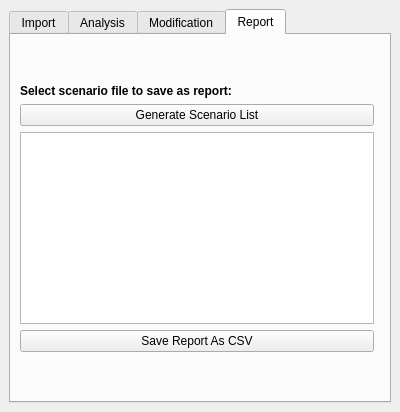
<?xml version="1.0" encoding="UTF-8"?>
<ui version="4.0">
 <class>SpatialDecisionDockWidgetBase</class>
 <widget class="QDockWidget" name="SpatialDecisionDockWidgetBase">
  <property name="geometry">
   <rect>
    <x>0</x>
    <y>0</y>
    <width>400</width>
    <height>412</height>
   </rect>
  </property>
  <property name="sizePolicy">
   <sizepolicy hsizetype="Preferred" vsizetype="Preferred">
    <horstretch>0</horstretch>
    <verstretch>0</verstretch>
   </sizepolicy>
  </property>
  <property name="minimumSize">
   <size>
    <width>400</width>
    <height>412</height>
   </size>
  </property>
  <property name="maximumSize">
   <size>
    <width>500</width>
    <height>500</height>
   </size>
  </property>
  <property name="layoutDirection">
   <enum>Qt::LeftToRight</enum>
  </property>
  <property name="windowTitle">
   <string>Public Transit Stop Calculator</string>
  </property>
  <widget class="QWidget" name="dockWidgetContents">
   <layout class="QVBoxLayout" name="verticalLayout_5">
    <item>
     <widget class="QTabWidget" name="layout">
      <property name="sizePolicy">
       <sizepolicy hsizetype="Maximum" vsizetype="Minimum">
        <horstretch>0</horstretch>
        <verstretch>0</verstretch>
       </sizepolicy>
      </property>
      <property name="maximumSize">
       <size>
        <width>16777215</width>
        <height>500</height>
       </size>
      </property>
      <property name="currentIndex">
       <number>3</number>
      </property>
      <property name="iconSize">
       <size>
        <width>16</width>
        <height>16</height>
       </size>
      </property>
      <property name="usesScrollButtons">
       <bool>true</bool>
      </property>
      <widget class="QWidget" name="importDataTab">
       <attribute name="title">
        <string>Import</string>
       </attribute>
       <layout class="QVBoxLayout" name="verticalLayout">
        <item>
         <layout class="QGridLayout" name="gridLayout">
          <item row="2" column="0">
           <widget class="QPushButton" name="importData">
            <property name="enabled">
             <bool>true</bool>
            </property>
            <property name="sizePolicy">
             <sizepolicy hsizetype="Minimum" vsizetype="Fixed">
              <horstretch>0</horstretch>
              <verstretch>0</verstretch>
             </sizepolicy>
            </property>
            <property name="layoutDirection">
             <enum>Qt::LeftToRight</enum>
            </property>
            <property name="text">
             <string>Import Data</string>
            </property>
           </widget>
          </item>
          <item row="5" column="0">
           <widget class="QPushButton" name="zoomToAOI">
            <property name="sizePolicy">
             <sizepolicy hsizetype="Minimum" vsizetype="Fixed">
              <horstretch>0</horstretch>
              <verstretch>0</verstretch>
             </sizepolicy>
            </property>
            <property name="text">
             <string>Zoom To AOI</string>
            </property>
           </widget>
          </item>
          <item row="1" column="0">
           <widget class="QLineEdit" name="templateFolderDirectory">
            <property name="enabled">
             <bool>true</bool>
            </property>
            <property name="sizePolicy">
             <sizepolicy hsizetype="Minimum" vsizetype="Fixed">
              <horstretch>0</horstretch>
              <verstretch>0</verstretch>
             </sizepolicy>
            </property>
            <property name="minimumSize">
             <size>
              <width>200</width>
              <height>0</height>
             </size>
            </property>
            <property name="maximumSize">
             <size>
              <width>1000000</width>
              <height>16777215</height>
             </size>
            </property>
            <property name="inputMask">
             <string/>
            </property>
            <property name="text">
             <string/>
            </property>
            <property name="frame">
             <bool>true</bool>
            </property>
            <property name="alignment">
             <set>Qt::AlignLeading|Qt::AlignLeft|Qt::AlignVCenter</set>
            </property>
            <property name="dragEnabled">
             <bool>true</bool>
            </property>
           </widget>
          </item>
          <item row="0" column="0">
           <widget class="QPushButton" name="openTemplateFolder">
            <property name="text">
             <string>Choose Transport Data Directory</string>
            </property>
           </widget>
          </item>
          <item row="0" column="1" rowspan="6">
           <widget class="QTextBrowser" name="textBrowser">
            <property name="html">
             <string>&lt;!DOCTYPE HTML PUBLIC &quot;-//W3C//DTD HTML 4.0//EN&quot; &quot;http://www.w3.org/TR/REC-html40/strict.dtd&quot;&gt;
&lt;html&gt;&lt;head&gt;&lt;meta name=&quot;qrichtext&quot; content=&quot;1&quot; /&gt;&lt;style type=&quot;text/css&quot;&gt;
p, li { white-space: pre-wrap; }
&lt;/style&gt;&lt;/head&gt;&lt;body style=&quot; font-family:'MS Shell Dlg 2'; font-size:8.25pt; font-weight:400; font-style:normal;&quot;&gt;
&lt;p style=&quot; margin-top:0px; margin-bottom:0px; margin-left:0px; margin-right:0px; -qt-block-indent:0; text-indent:0px;&quot;&gt;&lt;span style=&quot; font-family:'Al Bayan'; font-size:11pt;&quot;&gt;Choose the folder containing the transportation data. Click on 'Import Data' to load the datasets in that folder into the map. You can load a basemap as a reference using 'Toggle Basemap'. If you navigate outside the area of interest by mistake, you can return to it using the 'Zoom to AOI' tool.&lt;/span&gt;&lt;/p&gt;&lt;/body&gt;&lt;/html&gt;</string>
            </property>
           </widget>
          </item>
          <item row="4" column="0">
           <widget class="QPushButton" name="loadBasemap">
            <property name="enabled">
             <bool>true</bool>
            </property>
            <property name="sizePolicy">
             <sizepolicy hsizetype="Minimum" vsizetype="Fixed">
              <horstretch>0</horstretch>
              <verstretch>0</verstretch>
             </sizepolicy>
            </property>
            <property name="text">
             <string>Toggle Basemap</string>
            </property>
           </widget>
          </item>
          <item row="3" column="0">
           <spacer name="horizontalSpacer_2">
            <property name="orientation">
             <enum>Qt::Horizontal</enum>
            </property>
            <property name="sizeHint" stdset="0">
             <size>
              <width>40</width>
              <height>20</height>
             </size>
            </property>
           </spacer>
          </item>
         </layout>
        </item>
       </layout>
      </widget>
      <widget class="QWidget" name="analysisTab">
       <attribute name="title">
        <string>Analysis</string>
       </attribute>
       <layout class="QVBoxLayout" name="verticalLayout_2">
        <item>
         <layout class="QGridLayout" name="gridLayout_2">
          <item row="1" column="0">
           <widget class="QCheckBox" name="landUseCheckBox">
            <property name="text">
             <string>Land Use</string>
            </property>
            <property name="checkable">
             <bool>true</bool>
            </property>
            <property name="checked">
             <bool>false</bool>
            </property>
           </widget>
          </item>
          <item row="11" column="0">
           <widget class="QPushButton" name="computeScenario">
            <property name="enabled">
             <bool>true</bool>
            </property>
            <property name="sizePolicy">
             <sizepolicy hsizetype="Minimum" vsizetype="Fixed">
              <horstretch>0</horstretch>
              <verstretch>0</verstretch>
             </sizepolicy>
            </property>
            <property name="maximumSize">
             <size>
              <width>16777215</width>
              <height>16777215</height>
             </size>
            </property>
            <property name="text">
             <string>Compute Scenario</string>
            </property>
           </widget>
          </item>
          <item row="7" column="0">
           <widget class="QCheckBox" name="modalShareCheckBox">
            <property name="text">
             <string>Current Transport Modal Share</string>
            </property>
           </widget>
          </item>
          <item row="3" column="0">
           <widget class="QCheckBox" name="popDensityCheckBox">
            <property name="text">
             <string>Population Density</string>
            </property>
           </widget>
          </item>
          <item row="5" column="0">
           <widget class="QCheckBox" name="accessibleAreaCheckBox">
            <property name="text">
             <string>Accessibility to Existing Public Transport</string>
            </property>
           </widget>
          </item>
          <item row="13" column="0">
           <widget class="QPushButton" name="saveScenario">
            <property name="text">
             <string>Save Scenario</string>
            </property>
           </widget>
          </item>
          <item row="2" column="0">
           <spacer name="horizontalSpacer_6">
            <property name="orientation">
             <enum>Qt::Horizontal</enum>
            </property>
            <property name="sizeHint" stdset="0">
             <size>
              <width>40</width>
              <height>20</height>
             </size>
            </property>
           </spacer>
          </item>
          <item row="10" column="0">
           <spacer name="horizontalSpacer_8">
            <property name="orientation">
             <enum>Qt::Horizontal</enum>
            </property>
            <property name="sizeHint" stdset="0">
             <size>
              <width>40</width>
              <height>20</height>
             </size>
            </property>
           </spacer>
          </item>
          <item row="0" column="1" rowspan="14">
           <widget class="QTextBrowser" name="textBrowser_2">
            <property name="html">
             <string>&lt;!DOCTYPE HTML PUBLIC &quot;-//W3C//DTD HTML 4.0//EN&quot; &quot;http://www.w3.org/TR/REC-html40/strict.dtd&quot;&gt;
&lt;html&gt;&lt;head&gt;&lt;meta name=&quot;qrichtext&quot; content=&quot;1&quot; /&gt;&lt;style type=&quot;text/css&quot;&gt;
p, li { white-space: pre-wrap; }
&lt;/style&gt;&lt;/head&gt;&lt;body style=&quot; font-family:'MS Shell Dlg 2'; font-size:8.25pt; font-weight:400; font-style:normal;&quot;&gt;
&lt;p style=&quot; margin-top:0px; margin-bottom:0px; margin-left:0px; margin-right:0px; -qt-block-indent:0; text-indent:0px;&quot;&gt;&lt;span style=&quot; font-family:'Al Bayan'; font-size:11pt;&quot;&gt;Choose factors to use in suitability analysis. You can choose any combination of factors. First, make a selection of factors, then click on 'Compute Scenario' to generate 'Suitability' values. You can save the results as a new layer by clicking on 'Save Scenario'.&lt;/span&gt;&lt;/p&gt;&lt;/body&gt;&lt;/html&gt;</string>
            </property>
           </widget>
          </item>
          <item row="8" column="0">
           <spacer name="horizontalSpacer_3">
            <property name="orientation">
             <enum>Qt::Horizontal</enum>
            </property>
            <property name="sizeHint" stdset="0">
             <size>
              <width>40</width>
              <height>20</height>
             </size>
            </property>
           </spacer>
          </item>
          <item row="4" column="0">
           <spacer name="horizontalSpacer_5">
            <property name="orientation">
             <enum>Qt::Horizontal</enum>
            </property>
            <property name="sizeHint" stdset="0">
             <size>
              <width>40</width>
              <height>20</height>
             </size>
            </property>
           </spacer>
          </item>
          <item row="6" column="0">
           <spacer name="horizontalSpacer_4">
            <property name="orientation">
             <enum>Qt::Horizontal</enum>
            </property>
            <property name="sizeHint" stdset="0">
             <size>
              <width>40</width>
              <height>10</height>
             </size>
            </property>
           </spacer>
          </item>
          <item row="0" column="0">
           <spacer name="horizontalSpacer_7">
            <property name="orientation">
             <enum>Qt::Horizontal</enum>
            </property>
            <property name="sizeHint" stdset="0">
             <size>
              <width>40</width>
              <height>20</height>
             </size>
            </property>
           </spacer>
          </item>
          <item row="12" column="0">
           <widget class="QPushButton" name="resetWeightsAndLayers">
            <property name="layoutDirection">
             <enum>Qt::LeftToRight</enum>
            </property>
            <property name="text">
             <string>Reset</string>
            </property>
           </widget>
          </item>
         </layout>
        </item>
       </layout>
      </widget>
      <widget class="QWidget" name="visualisationTab">
       <attribute name="title">
        <string>Modification</string>
       </attribute>
       <layout class="QVBoxLayout" name="verticalLayout_3">
        <item>
         <widget class="QLabel" name="selectSavedScenariosLabel">
          <property name="sizePolicy">
           <sizepolicy hsizetype="Ignored" vsizetype="Fixed">
            <horstretch>0</horstretch>
            <verstretch>0</verstretch>
           </sizepolicy>
          </property>
          <property name="font">
           <font>
            <weight>75</weight>
            <bold>true</bold>
           </font>
          </property>
          <property name="frameShadow">
           <enum>QFrame::Plain</enum>
          </property>
          <property name="text">
           <string>&lt;html&gt;&lt;head/&gt;&lt;body&gt;&lt;p&gt;&lt;span style=&quot; font-weight:600;&quot;&gt;Select saved scenarios to modify:&lt;/span&gt;&lt;/p&gt;&lt;/body&gt;&lt;/html&gt;</string>
          </property>
          <property name="wordWrap">
           <bool>true</bool>
          </property>
         </widget>
        </item>
        <item>
         <layout class="QGridLayout" name="gridLayout_5">
          <item row="0" column="0">
           <widget class="QComboBox" name="savedScenarionsCombo"/>
          </item>
          <item row="0" column="1">
           <widget class="QPushButton" name="startModifyingScenarios">
            <property name="text">
             <string>Start modifying</string>
            </property>
           </widget>
          </item>
         </layout>
        </item>
        <item>
         <widget class="QLabel" name="selectPublicTransportTypeLabel">
          <property name="sizePolicy">
           <sizepolicy hsizetype="Ignored" vsizetype="Fixed">
            <horstretch>0</horstretch>
            <verstretch>0</verstretch>
           </sizepolicy>
          </property>
          <property name="font">
           <font>
            <weight>75</weight>
            <bold>true</bold>
           </font>
          </property>
          <property name="text">
           <string>Select type of public transport stop and place it on the map:</string>
          </property>
          <property name="alignment">
           <set>Qt::AlignLeading|Qt::AlignLeft|Qt::AlignTop</set>
          </property>
          <property name="wordWrap">
           <bool>true</bool>
          </property>
         </widget>
        </item>
        <item>
         <layout class="QGridLayout" name="gridLayout_6">
          <item row="0" column="0">
           <widget class="QPushButton" name="addBusStopButton">
            <property name="text">
             <string>Bus Stop</string>
            </property>
           </widget>
          </item>
          <item row="0" column="1">
           <widget class="QPushButton" name="addTrainStopButton">
            <property name="text">
             <string>Train Stop</string>
            </property>
           </widget>
          </item>
          <item row="1" column="0">
           <widget class="QPushButton" name="addTramStopButton">
            <property name="text">
             <string>Tram Stop</string>
            </property>
           </widget>
          </item>
          <item row="1" column="1">
           <widget class="QPushButton" name="addMetroStopButton">
            <property name="text">
             <string>Metro Stop</string>
            </property>
           </widget>
          </item>
         </layout>
        </item>
        <item>
         <spacer name="horizontalSpacer">
          <property name="orientation">
           <enum>Qt::Horizontal</enum>
          </property>
          <property name="sizeHint" stdset="0">
           <size>
            <width>355</width>
            <height>20</height>
           </size>
          </property>
         </spacer>
        </item>
        <item>
         <layout class="QGridLayout" name="gridLayout_3">
          <item row="1" column="0">
           <widget class="QPushButton" name="resetModificationSettings">
            <property name="text">
             <string>Reset</string>
            </property>
           </widget>
          </item>
          <item row="0" column="1">
           <widget class="QPushButton" name="computeModifiedScenario">
            <property name="sizePolicy">
             <sizepolicy hsizetype="Fixed" vsizetype="Fixed">
              <horstretch>0</horstretch>
              <verstretch>0</verstretch>
             </sizepolicy>
            </property>
            <property name="text">
             <string>Compute Modified Scenario</string>
            </property>
           </widget>
          </item>
          <item row="1" column="1">
           <widget class="QPushButton" name="saveModifiedScenario">
            <property name="layoutDirection">
             <enum>Qt::LeftToRight</enum>
            </property>
            <property name="text">
             <string>Save Modified Scenario</string>
            </property>
           </widget>
          </item>
          <item row="2" column="1">
           <widget class="QPushButton" name="displaySuitabilityChange">
            <property name="text">
             <string>Toggle Suitability Change</string>
            </property>
            <property name="checkable">
             <bool>true</bool>
            </property>
           </widget>
          </item>
         </layout>
        </item>
       </layout>
      </widget>
      <widget class="QWidget" name="reportingTab">
       <attribute name="title">
        <string>Report</string>
       </attribute>
       <layout class="QVBoxLayout" name="verticalLayout_4">
        <item>
         <layout class="QGridLayout" name="gridLayout_4">
          <item row="1" column="0">
           <widget class="QPushButton" name="loadScenariosButton">
            <property name="text">
             <string>Generate Scenario List</string>
            </property>
           </widget>
          </item>
          <item row="0" column="0" colspan="2">
           <widget class="QLabel" name="scenarioReportLabel">
            <property name="sizePolicy">
             <sizepolicy hsizetype="Preferred" vsizetype="Fixed">
              <horstretch>0</horstretch>
              <verstretch>0</verstretch>
             </sizepolicy>
            </property>
            <property name="font">
             <font>
              <weight>75</weight>
              <bold>true</bold>
             </font>
            </property>
            <property name="text">
             <string>Select scenario file to save as report:</string>
            </property>
           </widget>
          </item>
          <item row="3" column="0">
           <widget class="QListWidget" name="scenarioReportList">
            <property name="sizePolicy">
             <sizepolicy hsizetype="Expanding" vsizetype="Fixed">
              <horstretch>0</horstretch>
              <verstretch>0</verstretch>
             </sizepolicy>
            </property>
           </widget>
          </item>
          <item row="4" column="0">
           <widget class="QPushButton" name="saveReport">
            <property name="text">
             <string>Save Report As CSV</string>
            </property>
           </widget>
          </item>
         </layout>
        </item>
       </layout>
      </widget>
     </widget>
    </item>
   </layout>
  </widget>
 </widget>
 <resources/>
 <connections/>
</ui>
